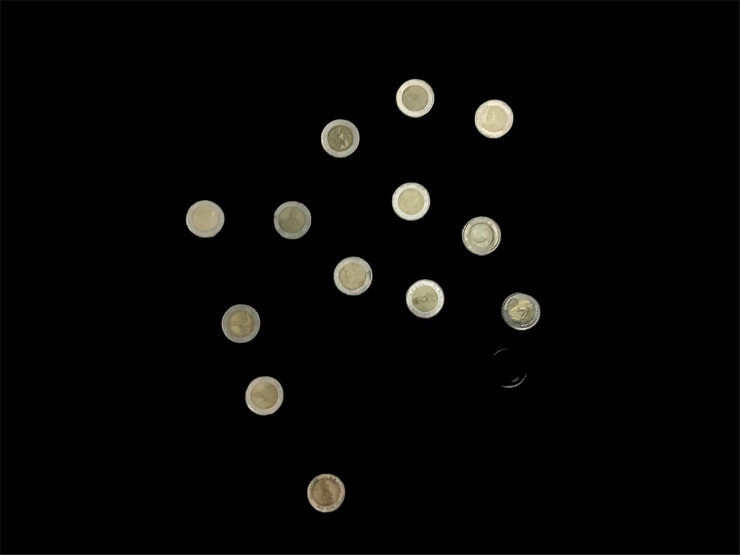
#> input picture image/excoins_1.jpg, 1479 x 1109 px, found by its file name (shown at 1/2 size)
$ python check_coins.py
#> lines starting #> are read from the running program, lines starting #| are printed output that depends on the picture; after the words box and inside, x2 and y2 are one past the last pixel; in counts of white or black regions, pixels touching at a corner belong together
import cv2
import imutils

image = cv2.imread("/image/excoins_1.jpg")
#> image is the input picture: shape (1109, 1479, 3); mean B, G, R 5.1, 6, 6.2
print(image)
#> (printed output is left out)
image = imutils.resize(image, width=500)
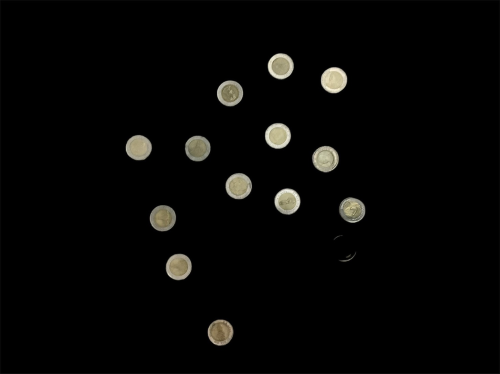
#> image: shape (374, 500, 3); mean B, G, R 5.1, 6, 6.2

gray = cv2.cvtColor(image, cv2.COLOR_BGR2GRAY)
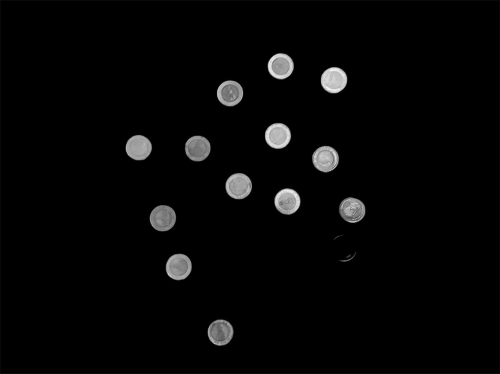
#> gray: shape (374, 500); min 0, max 240, mean 6
blur = cv2.GaussianBlur(gray, (3,3),7)

t,thresh = cv2.threshold(blur,20,255,cv2.THRESH_BINARY)
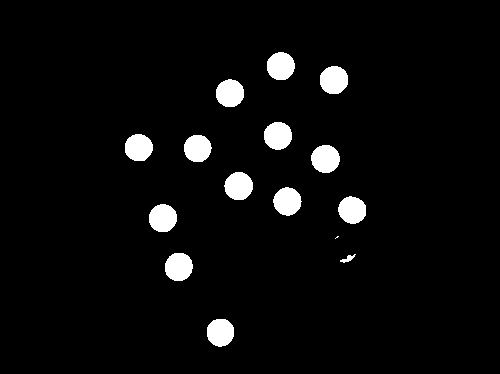
#> thresh: shape (374, 500); 4.3% white; 15 white regions (1 under 20 px)
cv2.imshow("threshold",thresh)

cnts = cv2.findContours(thresh,cv2.RETR_LIST, cv2.CHAIN_APPROX_SIMPLE)
#> cnts = 15 contours, 1 with area under 20; largest, box (x1, y1, x2, y2) and area: (311, 145, 340, 173) 596, (320, 66, 348, 94) 595, (224, 172, 253, 200) 592, (165, 253, 193, 281) 590, (149, 204, 177, 232) 586
cnts = imutils.grab_contours(cnts)
clone = image.copy()

i = 0

for c in cnts:
    # compute the area and the perimeter of the contour
    area = cv2.contourArea(c)

    if area > 0:

        i = i+1

        cv2.drawContours(clone, [c], -1, (0, 255, 0), 2)

        M = cv2.moments(c)
        cX = int(M["m10"] / M["m00"])
        cY = int(M["m01"] / M["m00"])

        cv2.putText(clone, "#{}".format(i), (cX - 20, cY), cv2.FONT_HERSHEY_SIMPLEX,
            1.25, (0, 255, 255), 4)
    else:
        pass
#> this loop made 15 passes
#> (area, cX, cY) on passes 1, 2, 3, 5, 6, 7, 8, 9, 10, 11, 12, 13: (570, 219, 332), (42, 347, 258), (589.5, 178, 266), (585.5, 162, 217), (564, 351, 209), (583, 286, 200), (592.5, 238, 185), (596, 325, 158), (559, 197, 147), (566, 138, 147), (583, 277, 135), (584, 229, 92)
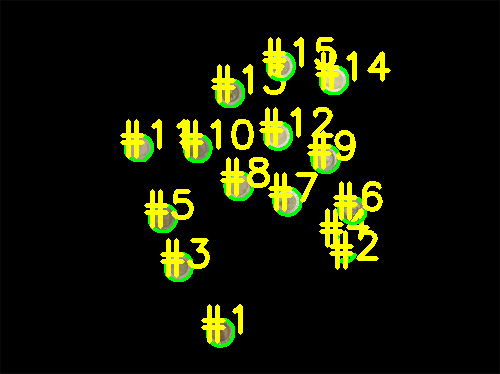
#> clone: shape (374, 500, 3); 8.1% of pixels changed, all inside (x1, y1, x2, y2) = (120, 37, 391, 348)
#> after the loop, i = 15

cv2.imshow("original",image)
cv2.imshow("counter",clone)
cv2.waitKey(0)
